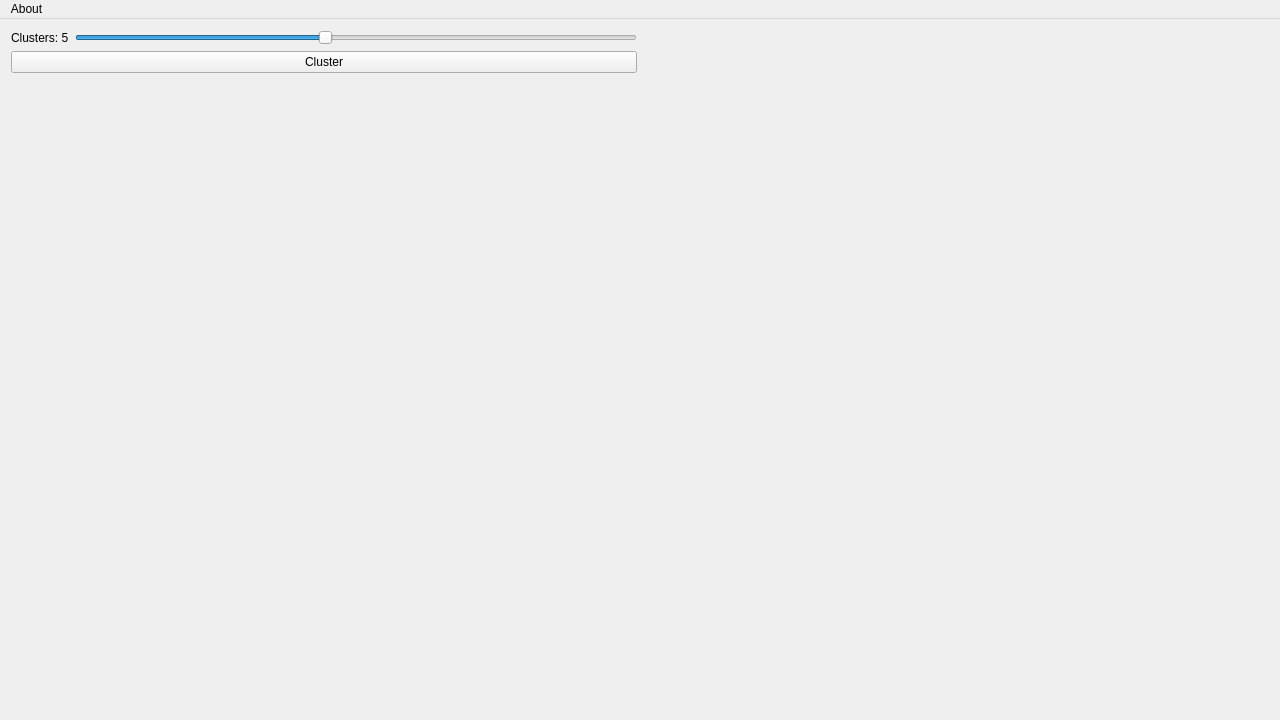
<?xml version="1.0" encoding="UTF-8"?>
<ui version="4.0">
 <class>MainWindow</class>
 <widget class="QMainWindow" name="MainWindow">
  <property name="geometry">
   <rect>
    <x>0</x>
    <y>0</y>
    <width>1280</width>
    <height>720</height>
   </rect>
  </property>
  <property name="sizePolicy">
   <sizepolicy hsizetype="Fixed" vsizetype="Fixed">
    <horstretch>0</horstretch>
    <verstretch>0</verstretch>
   </sizepolicy>
  </property>
  <property name="minimumSize">
   <size>
    <width>1280</width>
    <height>720</height>
   </size>
  </property>
  <property name="maximumSize">
   <size>
    <width>1280</width>
    <height>720</height>
   </size>
  </property>
  <property name="windowTitle">
   <string>MainWindow</string>
  </property>
  <widget class="QWidget" name="centralWidget">
   <layout class="QGridLayout" name="gridLayout">
    <item row="0" column="0">
     <layout class="QHBoxLayout" name="horizontalLayout" stretch="1,1">
      <property name="sizeConstraint">
       <enum>QLayout::SetDefaultConstraint</enum>
      </property>
      <item>
       <layout class="QFormLayout" name="formLayout">
        <item row="0" column="0">
         <widget class="QLabel" name="amountLabel">
          <property name="text">
           <string>Clusters: 5</string>
          </property>
         </widget>
        </item>
        <item row="1" column="0" colspan="2">
         <widget class="QPushButton" name="clusterButton">
          <property name="text">
           <string>Cluster</string>
          </property>
         </widget>
        </item>
        <item row="0" column="1">
         <widget class="QSlider" name="horizontalSlider">
          <property name="minimum">
           <number>1</number>
          </property>
          <property name="maximum">
           <number>10</number>
          </property>
          <property name="pageStep">
           <number>5</number>
          </property>
          <property name="value">
           <number>5</number>
          </property>
          <property name="orientation">
           <enum>Qt::Horizontal</enum>
          </property>
         </widget>
        </item>
       </layout>
      </item>
      <item>
       <widget class="DrawableMapWidget" name="widget" native="true">
        <property name="sizePolicy">
         <sizepolicy hsizetype="Maximum" vsizetype="Maximum">
          <horstretch>0</horstretch>
          <verstretch>0</verstretch>
         </sizepolicy>
        </property>
        <property name="minimumSize">
         <size>
          <width>0</width>
          <height>0</height>
         </size>
        </property>
        <property name="maximumSize">
         <size>
          <width>99999</width>
          <height>99999</height>
         </size>
        </property>
       </widget>
      </item>
     </layout>
    </item>
   </layout>
  </widget>
  <widget class="QMenuBar" name="menuBar">
   <property name="geometry">
    <rect>
     <x>0</x>
     <y>0</y>
     <width>1280</width>
     <height>22</height>
    </rect>
   </property>
   <widget class="QMenu" name="menuAbout">
    <property name="title">
     <string>About</string>
    </property>
    <addaction name="actionInfo"/>
   </widget>
   <addaction name="menuAbout"/>
  </widget>
  <action name="actionInfo">
   <property name="text">
    <string>Info</string>
   </property>
   <property name="shortcut">
    <string>Ctrl+H</string>
   </property>
  </action>
 </widget>
 <layoutdefault spacing="6" margin="11"/>
 <customwidgets>
  <customwidget>
   <class>DrawableMapWidget</class>
   <extends>QWidget</extends>
   <header>drawablemapwidget.h</header>
   <container>1</container>
  </customwidget>
 </customwidgets>
 <resources/>
 <connections/>
</ui>
